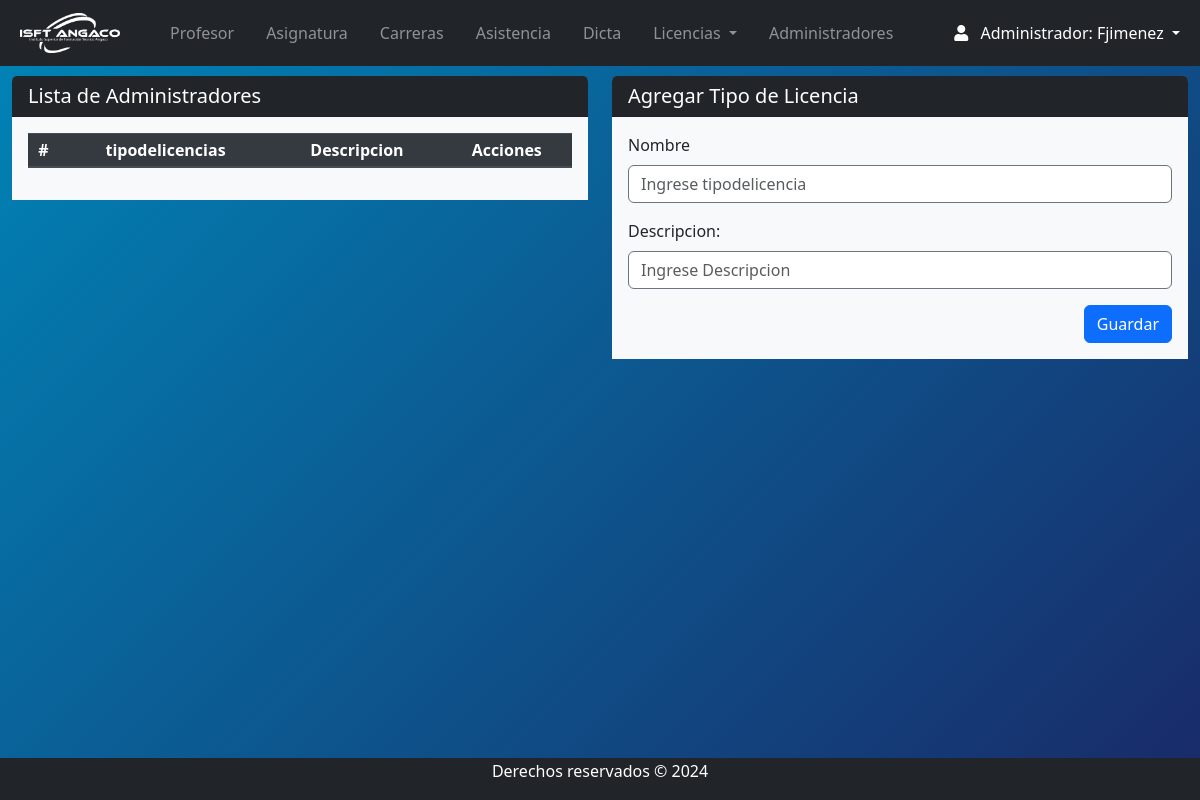
/Views/admin/licencia_tipo_index.php (signed in), run on an earlier commit of the app's database.
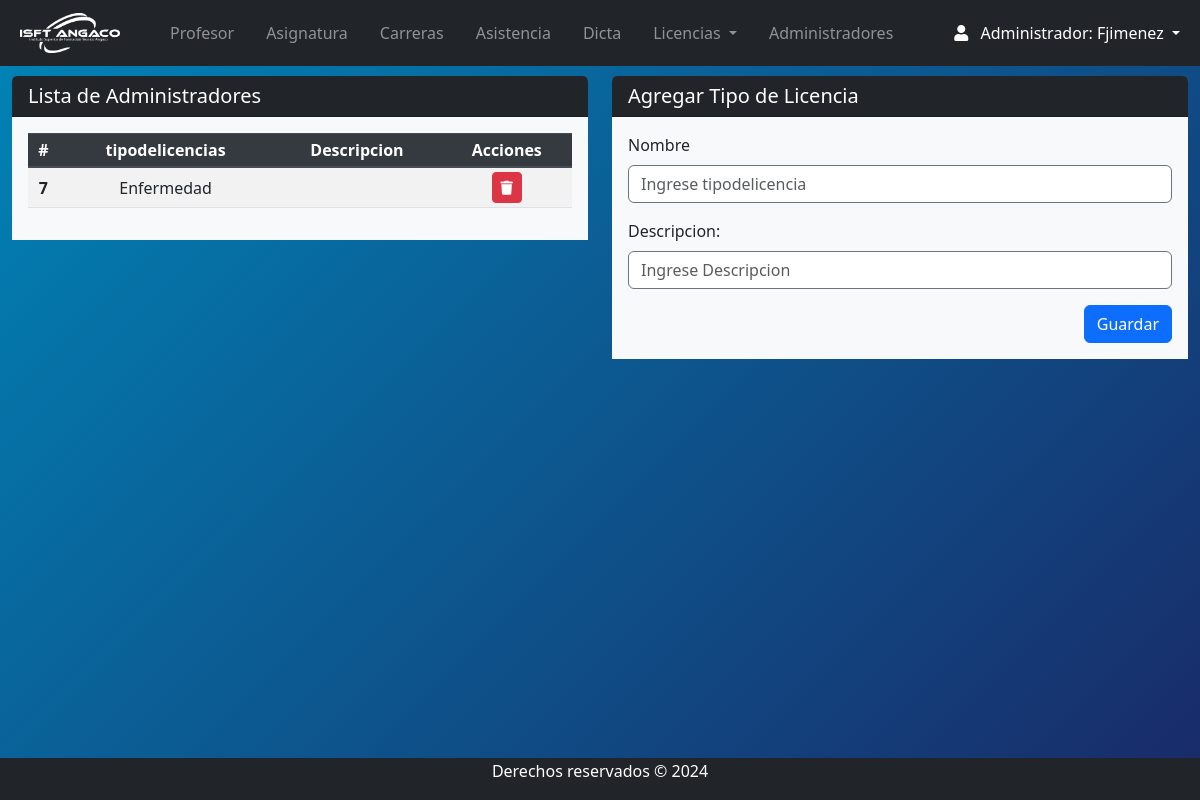
And on a later commit of the database.
### tables this page shows
CREATE TABLE `tipos_licencias` (
  `id` int(11) NOT NULL,
  `tipodelicencia` varchar(254) NOT NULL,
  `descripcion` varchar(255) NOT NULL,
  `etapa` varchar(11) NOT NULL
);

### Views/admin/licencia_tipo_index.php (the view, shortened to what this page needs)
<?php
require '../../conn/connection.php';
?>
<?php require 'navbar.php'; ?>
<section class="content mt-3">
    <div class="row m-auto">
        <div class="col-sm">
            <div class="row">
                <div class="col">
                    <div class="card rounded-2 border-0">
                        <h5 class="card-header bg-dark text-white">Lista de Administradores</h5>
                        <div class="card-body bg-light">
                            <form id="inscripcionForm" action="" method="post">
                                <table id="" class="table table-striped table-sm" style="width:100%">
                                    <thead class="thead-dark">
                                        <th>#</th>
                                        <th>tipodelicencias</th>
                                        <th>Descripcion</th>
                                        <th>Acciones</th>
                                    </thead>
                                    <tbody>
                                        <?php
                                        try {
                                            $db = new PDO("mysql:host=$db_host;dbname=$db_name", $db_user, $db_password);
                                            $db->setAttribute(PDO::ATTR_ERRMODE, PDO::ERRMODE_EXCEPTION);
                                            $query = "SELECT * FROM tipos_licencias WHERE etapa = 'Activo' ";
                                            $stmt = $db->prepare($query);
                                            $stmt->execute();
                                            $usuarioss = $stmt->fetchAll(PDO::FETCH_ASSOC);
                                            foreach ($usuarioss as $usuarios) {
                                        ?>
                                        <tr>
                                            <th scope="row"><?php echo $usuarios['id'] ?></th>
                                            <td><?php echo $usuarios['tipodelicencia'] ?></td>
                                            <td><?php echo $usuarios['descripcion'] ?></td>
                                            <td class="text-center">
                                                <div class="btn-group">
                                                    <a href="javascript:elimina_licencia(<?php echo $usuarios['id'];?>)" class="btn btn-danger btn-sm" type="button" title="Borrar">
                                                    <i class="fas fa-trash"></i>
                                                    </a>
                                                </div>
                                            </td>
                                        </tr>
                                        <?php
                                            }
                                        } catch (PDOException $e) {
                                        echo "Error de conexión: " . $e->getMessage();
                                        }
                                        ?>
                                    </tbody>
                                </table>
                            </form>
                        </div>
                    </div>
                </div>
                <div class="col">
                    <div class="card rounded-2 border-0">
                        <h5 class="card-header bg-dark text-white">Agregar Tipo de Licencia</h5>
                        <div class="card-body bg-light">
                            <form id="formulario" action="" method="post" enctype="multipart/form-data">
                                        <div class="form-group">
                                            <label for="tipodelicencia">Nombre</label>
                                            <input type="text" class="form-control" name="tipodelicencia" value="" autocomplete="off" placeholder="Ingrese tipodelicencia" required>
                                        </div>
                                        <div class="form-group">
                                            <label for="descripcion">Descripcion:</label>
                                            <input id="descripcion" class="form-control" name="descripcion" placeholder="Ingrese Descripcion" autocomplete="off" value="" >
                                        </div>
                                <button type="button" class="btn btn-primary float-right " id="guardarBtn" onclick="validarFormulario()">Guardar</button>
                            </form>
                        </div>
                    </div>
                </div>
            </div>
        </div>
    </div>
</section>
<?php require 'footer.php'; ?>

### Views/admin/navbar.php (shortened to what this page needs)
<!DOCTYPE html>
<html lang="es">
<head>
  <link rel="stylesheet" href="https://use.fontawesome.com/releases/v5.8.2/css/all.css">
  <link rel="stylesheet" href="../../css/style.css">
  <link href="https://cdn.jsdelivr.net/npm/bootstrap@5.3.2/dist/css/bootstrap.min.css" rel="stylesheet">
  <link rel="stylesheet" href="https://maxcdn.bootstrapcdn.com/bootstrap/4.5.2/css/bootstrap.min.css">
  <link rel="stylesheet" href="https://cdnjs.cloudflare.com/ajax/libs/twitter-bootstrap/5.3.0/css/bootstrap.min.css">
  <link rel="stylesheet" href="https://cdn.datatables.net/1.13.7/css/dataTables.bootstrap5.min.css">
  <link rel="stylesheet" type="text/css" href="https://cdn.datatables.net/1.13.1/css/dataTables.bootstrap5.min.css" />
  <link rel="stylesheet" type="text/css" href="https://cdn.datatables.net/buttons/2.3.3/css/buttons.bootstrap5.min.css" />
  <link rel="stylesheet" href="https://cdn.jsdelivr.net/npm/bootstrap@5.3.0-alpha1/dist/css/bootstrap.min.css" />
  <link rel="stylesheet" href="https://cdnjs.cloudflare.com/ajax/libs/font-awesome/6.2.1/css/all.min.css" />
  <link rel="stylesheet" href="https://cdnjs.cloudflare.com/ajax/libs/font-awesome/5.15.4/css/all.min.css">
</head>
<body>
  <div style="height:60px">
    <nav class="navbar navbar-expand-lg navbar-dark bg-dark fixed-top">
      <div class="container-fluid ml-2 ">
        <a href="index.php" class="navbar-brand mb-0 pr-3 ">
          <img class="d-line-block align-top " src="../../img/LOGO3.png" width="100px" style="margin-right:10px">
        </a>
        <div class="collapse navbar-collapse d-flex" id="navbarNav">
          <ul class="navbar-nav mr-auto flex-grow-1 bd-highlight">
            <div class="collapse navbar-collapse " id="navbarNav">
              <ul class="navbar-nav mr-auto ">
            <li class="nav-item  pr-3">
              <a class="nav-link " href="profe_index.php">Profesor </a>
            </li>
            <li class="nav-item  pr-3">
              <a class="nav-link " href="materia_index.php">Asignatura </a>
            </li>
            <li class="nav-item  pr-3">
              <a class="nav-link " href="carrera_index.php">Carreras</a>
            </li>
             <li class="nav-item  pr-3">
              <a class="nav-link " href="asistencia_index.php">Asistencia</a>
            </li>
            <li class="nav-item  pr-3">
              <a class="nav-link" href="dicta_index.php">Dicta</a>
            </li>
            <li class="nav-item dropdown pr-3">
              <a class="nav-link dropdown-toggle  " href="#" role="button" data-bs-toggle="dropdown" aria-expanded="false">
              Licencias
              </a>
            </li>
            <li class="nav-item  pr-3">
              <a class="nav-link" href="admin_index.php">Administradores</a>
            </li>
          </ul>
          <form class="form-inline d-flex justify-content-end">
            <div class="collapse navbar-collapse" id="navbarNav">
              <ul class="navbar-nav">
                <li class="nav-item dropdown">
                  <a class="nav-link dropdown-toggle active" href="#" role="button" data-bs-toggle="dropdown" aria-expanded="false">
                    <i class="fas fa-user pr-2"></i>
                    Administrador:
                    <?php if (isset($_SESSION['nombre']) ) : ?>
                    <?php echo $_SESSION['nombre'] ; ?>
                    <?php endif; ?>
                    </a>
              </li>
            </div>
            </ul>
        </div>
      </div>
    </nav>
  </div>

### Views/admin/footer.php (shortened to what this page needs)
        <br/><br/>
        <footer class="text-white bg-dark">
                <p>Derechos reservados &copy; 2024</p>
        </footer>
    </body>
</html>

### css/style.css (style rules this page uses)
body { position: relative; padding-bottom: 10px; min-height: 100vh; }
input { border-style: solid !important; border-color: #6c757d !important; border-width: 1.5px !important; }
th, td { text-align: center !important; vertical-align: middle !important; }

### Views/admin/navbar.php (style rules this page uses)
body { background: linear-gradient(135deg,#0085b7, #192a68); }

### Views/admin/footer.php (style rules this page uses)
footer { background: #1b1e21; width: 100%; padding: 1px; position: absolute; bottom:0; }
footer p { text-align: center; }

What changed in the data, as far as the page shows it:
added tipos_licencias: id "7", tipodelicencia "Enfermedad"
